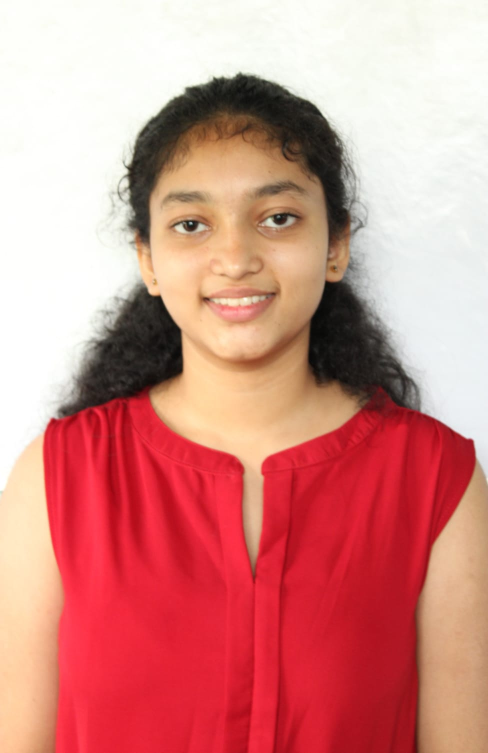
#> input picture known_faces/Sinchana.jpeg, 976 x 1506 px (shown at 1/2 size); its folder holds only this picture in this run
$ python -i face_module.py   (imports and definitions only)
#> lines starting #> are read from the running program, lines starting #| are printed output that depends on the picture
#> further down, picture is the input picture: shape (1506, 976, 3); mean B, G, R 134.1, 139.6, 211.5
import cv2
import os
import numpy as np

known_faces = []
known_names = []


def load_known_faces():
    folder = "known_faces"

    for file in os.listdir(folder):
        path = os.path.join(folder, file)

        img = cv2.imread(path)
        gray = cv2.cvtColor(img, cv2.COLOR_BGR2GRAY)

        known_faces.append(gray)
        known_names.append(file)


def recognize_face(face_img):
    face_gray = cv2.cvtColor(face_img, cv2.COLOR_BGR2GRAY)
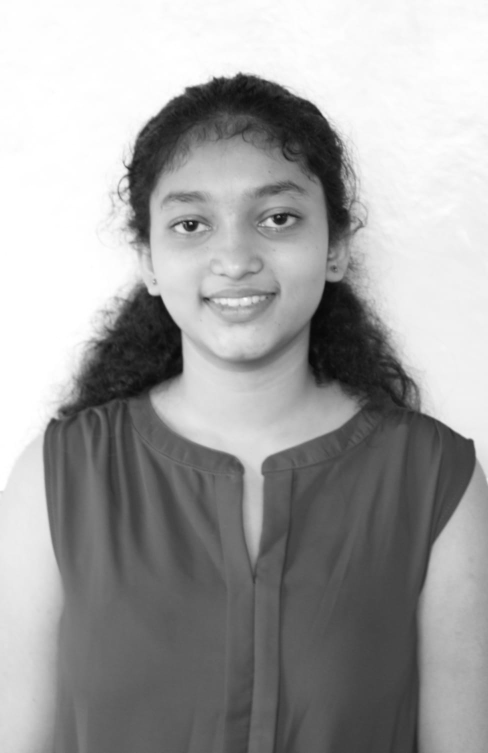
#> face_gray: shape (1506, 976) (shown at 1/2 size); min 7, max 255, mean 160.5

    best_match = None
    min_diff = float("inf")

    for i, known_face in enumerate(known_faces):
        known_resized = cv2.resize(known_face, (100, 100))
        test_resized = cv2.resize(face_gray, (100, 100))

        diff = np.sum((known_resized - test_resized) ** 2)

        if diff < min_diff:
            min_diff = diff
            best_match = known_names[i]
#> after the loop, min_diff = inf

    if min_diff < 3000000:
        return best_match
    else:
        return "Unknown"

>>> import cv2
>>> picture = cv2.imread('../known_faces/Sinchana.jpeg')
>>> result = recognize_face(picture)
#> result = 'Unknown'
